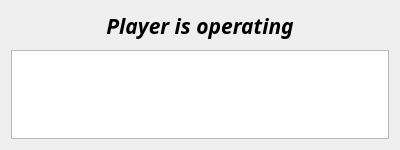
<?xml version="1.0" encoding="UTF-8"?>
<ui version="4.0">
 <class>LogWidget</class>
 <widget class="QWidget" name="LogWidget">
  <property name="geometry">
   <rect>
    <x>0</x>
    <y>0</y>
    <width>400</width>
    <height>150</height>
   </rect>
  </property>
  <property name="windowTitle">
   <string>Form</string>
  </property>
  <property name="styleSheet">
   <string notr="true"/>
  </property>
  <layout class="QVBoxLayout" name="logLayout">
   <property name="spacing">
    <number>9</number>
   </property>
   <item>
    <widget class="QLabel" name="stateLabel">
     <property name="font">
      <font>
       <family>JetBrains Mono</family>
       <pointsize>16</pointsize>
       <italic>true</italic>
       <bold>true</bold>
      </font>
     </property>
     <property name="text">
      <string>Player is operating</string>
     </property>
     <property name="alignment">
      <set>Qt::AlignCenter</set>
     </property>
    </widget>
   </item>
   <item>
    <widget class="QTextEdit" name="logTextEdit">
     <property name="sizePolicy">
      <sizepolicy hsizetype="Preferred" vsizetype="Expanding">
       <horstretch>0</horstretch>
       <verstretch>0</verstretch>
      </sizepolicy>
     </property>
     <property name="font">
      <font>
       <family>JetBrains Mono</family>
       <pointsize>12</pointsize>
       <italic>true</italic>
      </font>
     </property>
     <property name="readOnly">
      <bool>true</bool>
     </property>
     <property name="textInteractionFlags">
      <set>Qt::NoTextInteraction</set>
     </property>
    </widget>
   </item>
  </layout>
 </widget>
 <resources/>
 <connections/>
</ui>
